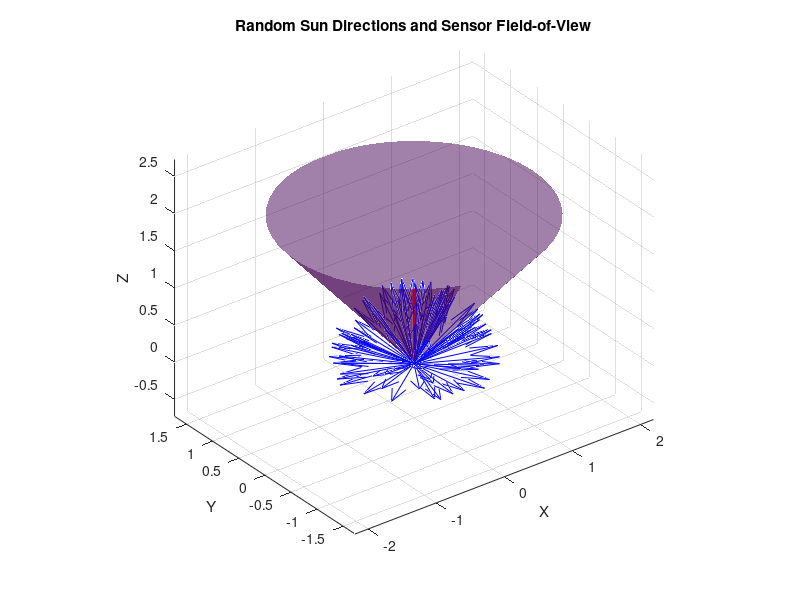

The MATLAB source for this figure:

clear; clc;

%% Parameters
% Satellite dimensions
Lx = 10; Ly = 10; Lz = 20; % cm

% Sensor field-of-view parameters from the datasheet (SLCD-61N8)
fov_half_angle_deg = 60;         % acceptance half-angle in degrees
fov_half_angle_rad = deg2rad(fov_half_angle_deg);
cos_threshold = cos(fov_half_angle_rad);%This cos(0.5 rad) is the constraint beyond which sensor output=0,acts as checking condition 

% Number of Monte Carlo samples for sun directions
N_samples = 10000;

%% Generate Random Sun Directions (Uniformly on a Hemisphere)
% Generate random points on a sphere
sunDirs = randn(N_samples, 3);%Uses gaussian distribution to randomly generate a N_sample x 3 matrix of 3D points 
sunDirs = sunDirs ./ vecnorm(sunDirs, 2, 2);
% Restrict to one hemisphere (e.g., z >= 0) for 2π steradian coverage
sunDirs = sunDirs(sunDirs(:,3) >= 0, :);
N = size(sunDirs,1);

%% Define CubeSat Face Normals (Assuming sensors are mounted at face centers)
% For a rectangular prism, faces have normals:
faceNormals = [
    1, 0, 0;   % +x face
   -1, 0, 0;   % -x face
    0, 1, 0;   % +y face
    0,-1, 0;   % -y face
    0, 0, 1;   % +z face
    0, 0,-1];  % -z face

%% Evaluate Coverage for a Fixed Sensor Configuration
nSensors = 6;
sensorNormals = faceNormals;  %Assuming each sensor oriented along the face normal(can be changed and needs STMS updation)

% Check coverage for each sun direction
coverage = false(N, 1);
for i = 1:nSensors
    % Calculate dot product between sun directions and sensor normal
    dp = sunDirs * sensorNormals(i,:)';
    % A sun direction is covered if the angle is within the fov (i.e., dp >= cos_threshold)
    coverage = coverage | (dp >= cos_threshold);
end

%Our goal is to maximise this term as it deontes the amount of coverage
%of the sun vector hemisphere each sensor is seeing
coverageFraction = sum(coverage) / N;

fprintf('Coverage with %d sensors: %.2f%%\n', nSensors, coverageFraction*100);

%% Monte Carlo: Evaluate Varying Sensor Counts with Random Face Selections
sensorCounts = 1:6;
trials = 1000;
coverageResults = zeros(length(sensorCounts), trials);

for idx = 1:length(sensorCounts)
    nSensors = sensorCounts(idx);
    for t = 1:trials
        % Randomly choose nSensors faces (with replacement or without, as needed)
      
        selectedFaces = randi(6, nSensors, 1);
        sensorNormalsTrial = faceNormals(selectedFaces, :);
        covered = false(N,1);
        for j = 1:nSensors
            dp = sunDirs * sensorNormalsTrial(j,:)';
            covered = covered | (dp >= cos_threshold);
        end
        coverageResults(idx, t) = sum(covered) / N;
    end
end

% Compute average coverage for each sensor count
meanCoverage = mean(coverageResults, 2);
fprintf('\nMean Coverage for Different Sensor Counts:\n');
for idx = 1:length(sensorCounts)
    fprintf('%d sensor(s): %.2f%%\n', sensorCounts(idx), meanCoverage(idx)*100);
end

%% Visualization 
% Visualize the sun directions and the sensor cone for one sensor on the +z face.
figure; hold on; grid on; axis equal;
% Plot a subset of sun directions
quiver3(zeros(100,1), zeros(100,1), zeros(100,1), sunDirs(1:100,1), sunDirs(1:100,2), sunDirs(1:100,3), 0, 'b');
xlabel('X'); ylabel('Y'); zlabel('Z');
title('Random Sun Directions and Sensor Field-of-View');

% Plot the sensor's normal vector
sensor_normal = [0 0 1];
quiver3(0, 0, 0, sensor_normal(1), sensor_normal(2), sensor_normal(3), 0, 'r','LineWidth',2);

% Plot the sensor's field-of-view cone
[coneX, coneY, coneZ] = cylinder([0, tan(fov_half_angle_rad)], 50);
coneZ = coneZ * 2; 
surf(coneX, coneY, coneZ, 'FaceAlpha', 0.5, 'EdgeColor', 'none');

view(3);
hold off;
